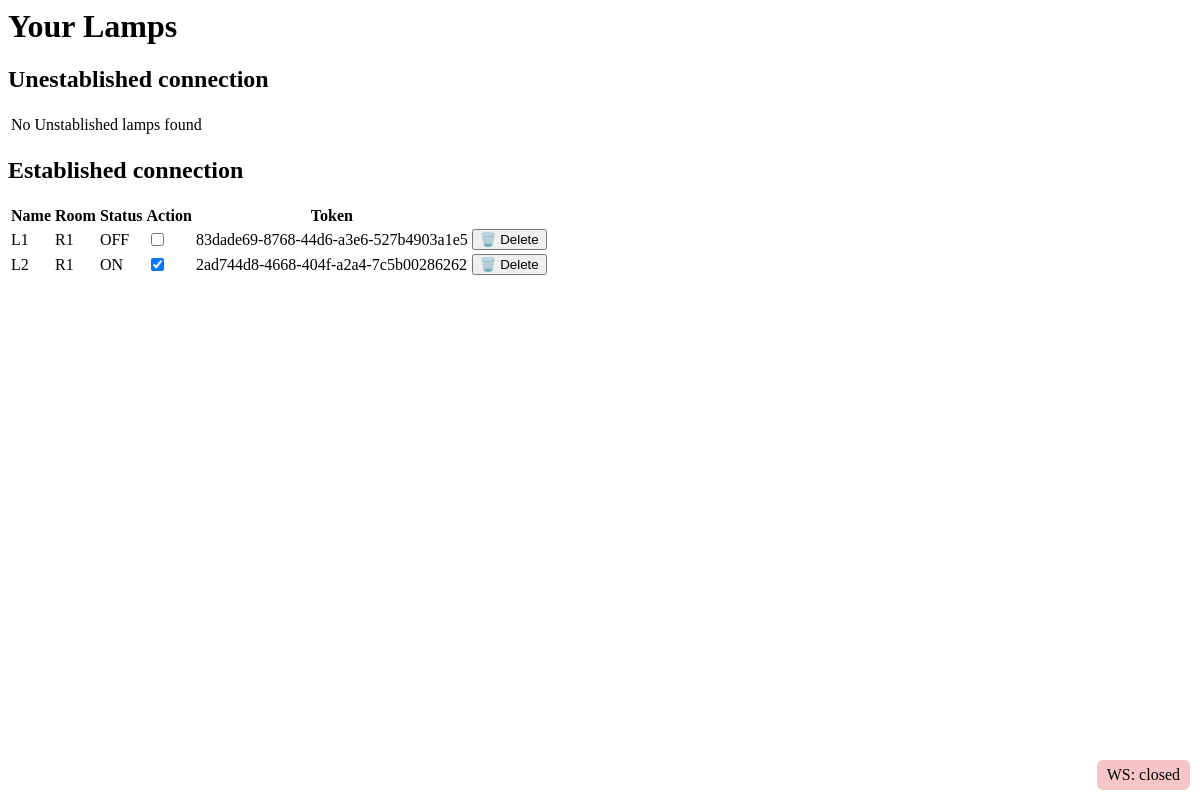
Before: /Profile/ (signed in) with the older database file.
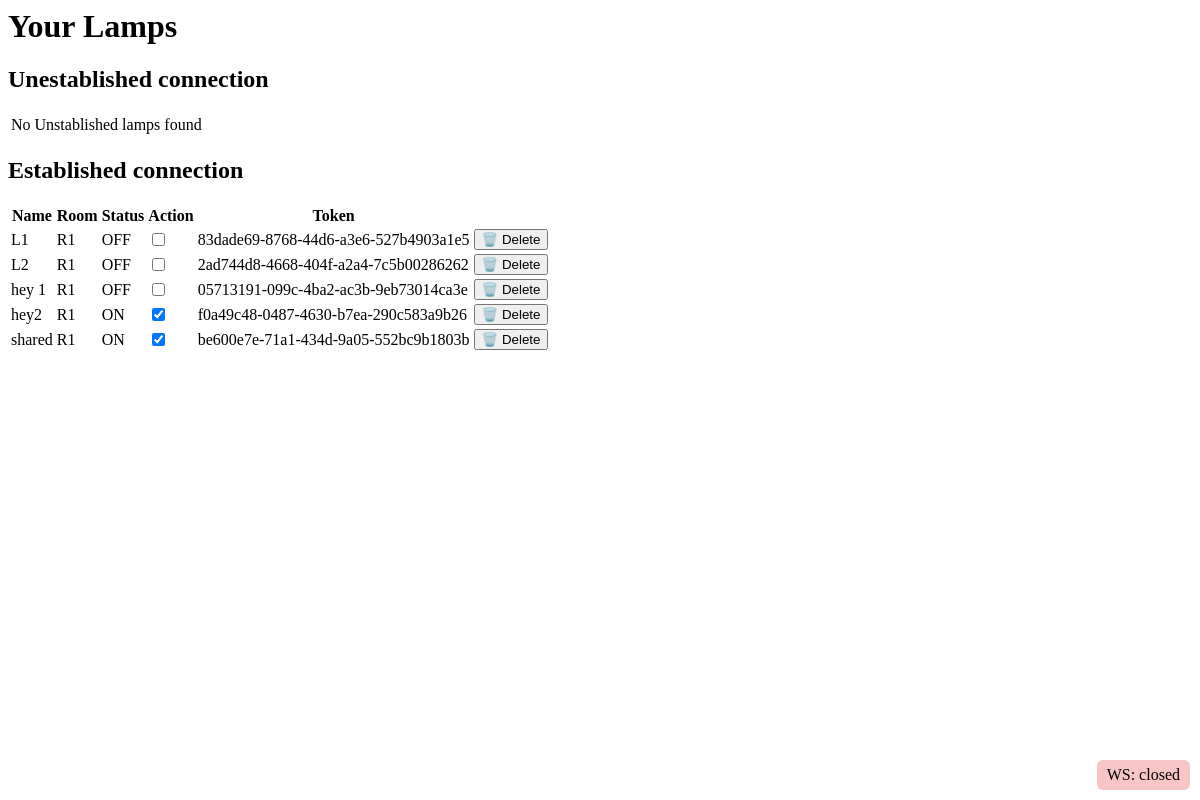
After: the same page with the newer database file.
### Places_Lamp/models.py (models this page shows, shortened)
class Lamp(models.Model):
    name = models.CharField(max_length=255 , blank=True , unique=True)
    status = models.BooleanField(default=False)  # True = on, False = off
    connection = models.BooleanField(default=False) # connection is false until we recive msg ESP connected
    room = models.ForeignKey(Room, on_delete=models.CASCADE, related_name='lamps')
    shared_with = models.ManyToManyField(
        settings.AUTH_USER_MODEL,
        blank=True,
        related_name="shared_lamps"
    )# we can have multy access
    token = models.UUIDField(default=uuid.uuid4, editable=False, unique=True)  # 🔒 secret key
    class Meta:
        unique_together = ("room", "name")  # avoid global uniqueness clash

class Room(models.Model):
    name = models.CharField(max_length=255 , blank=True , unique=True)
    home = models.ForeignKey(Home, on_delete=models.CASCADE, related_name='rooms')

### Places_Lamp/views.py (the view)
# urls.py: path("" , views.Profile.as_view() , name="profile"),
class Profile(LoginRequiredMixin, View) :
    template_name = 'Places_Lamp/profile.html'
    def get(self, request):
        owned_homes = request.user.places.all()
        owned_lamps_list = []
        for home in owned_homes:
            for room in home.rooms.all():
                owned_lamps_list.extend(list(room.lamps.select_related('room__home').all()))
        shared_lamps_qs = request.user.shared_lamps.select_related('room__home').all()
        all_lamps_unique = {
            lamp.id: lamp
            for lamp in (owned_lamps_list + list(shared_lamps_qs))
        }.values()
        established_lamps = []
        unestablished_lamps = []
        for lamp in all_lamps_unique :
            if lamp.connection is True :
                established_lamps.append(lamp)
            else :
                unestablished_lamps.append(lamp)
        return render(request, self.template_name, {
            "established_lamps": established_lamps,
            "unestablished_lamps" : unestablished_lamps
        })

### templates/Places_Lamp/profile.html (shortened to what this page needs)
<h1>Your Lamps</h1>
<h2>Unestablished connection</h2>
<table id="unestablished-table">
  <tbody>
    {% for lamp in unestablished_lamps %}
    <tr data-token="{{ lamp.token }}" id="lamp-{{ lamp.id }}">
      <td>{{ lamp.name }}</td>
      <td>{{ lamp.room.name }}</td>
      <td >{{ lamp.token }}</td>
      <td><button class="delete-btn1">🗑️ Delete</button></td>
    </tr>
    {% empty %}
    <tr><td colspan="4">No Unstablished lamps found</td></tr>
    {% endfor %}
  </tbody>
</table>
<h2>Established connection</h2>
<table id="established-table">
  {% if established_lamps|length  %}
  <thead>
    <tr><th>Name</th><th>Room</th><th>Status</th><th>Action</th><th>Token</th></tr>
  </thead>
  {% endif %}
  <tbody>
    {% for lamp in established_lamps %}
    <tr data-token="{{ lamp.token }}" id="lamp-{{ lamp.id }}">
      <td>{{ lamp.name }}</td>
      <td>{{ lamp.room.name }}</td>
      <td class="status">{% if lamp.status %} ON {% else %} OFF {% endif %}</td>
            <td>
        <label>
          <input type="checkbox" class="toggle-checkbox" {% if lamp.status %}checked{% endif %} />
        </label>
      </td>
      <td >{{ lamp.token }}</td>
       <td><button class="delete-btn">🗑️ Delete</button></td>
    </tr>
    {% empty %}
    <tr><td colspan="4">No Established lamps found</td></tr>
    {% endfor %}
  </tbody>
</table>

Changed rows visible on the page:
changed Lamp "2ad744d8-4668-404f-a2a4-7c5b00286262": status "☑" → "☐"; status "ON" → "OFF"
added Lamp: name "hey 1", room.name "R1", shows "OFF", token "05713191-099c-4ba2-ac3b-9eb73014ca3e"
added Lamp: name "hey2", room.name "R1", shows "ON", status "☑", token "f0a49c48-0487-4630-b7ea-290c583a9b26"
added Lamp: name "shared", room.name "R1", shows "ON", status "☑", token "be600e7e-71a1-434d-9a05-552bc9b1803b"
